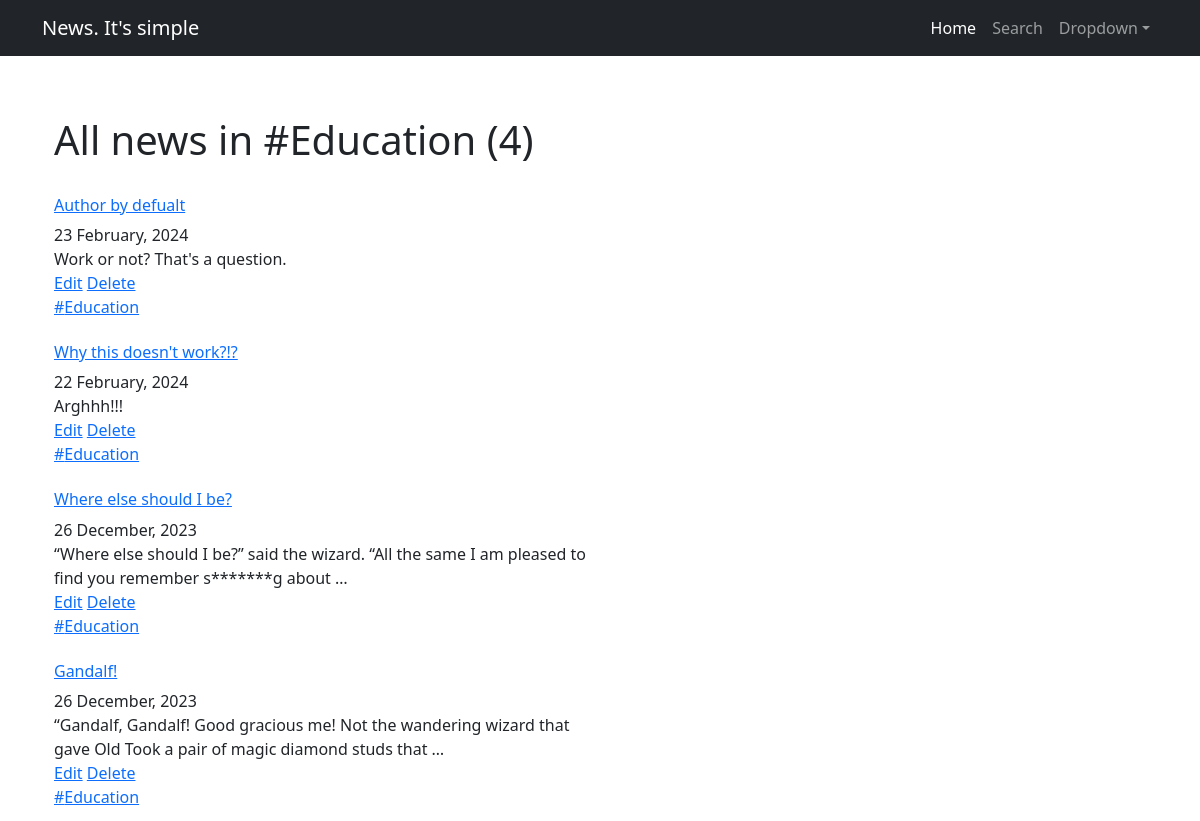
The page /news/category/1 on the database as committed earlier.
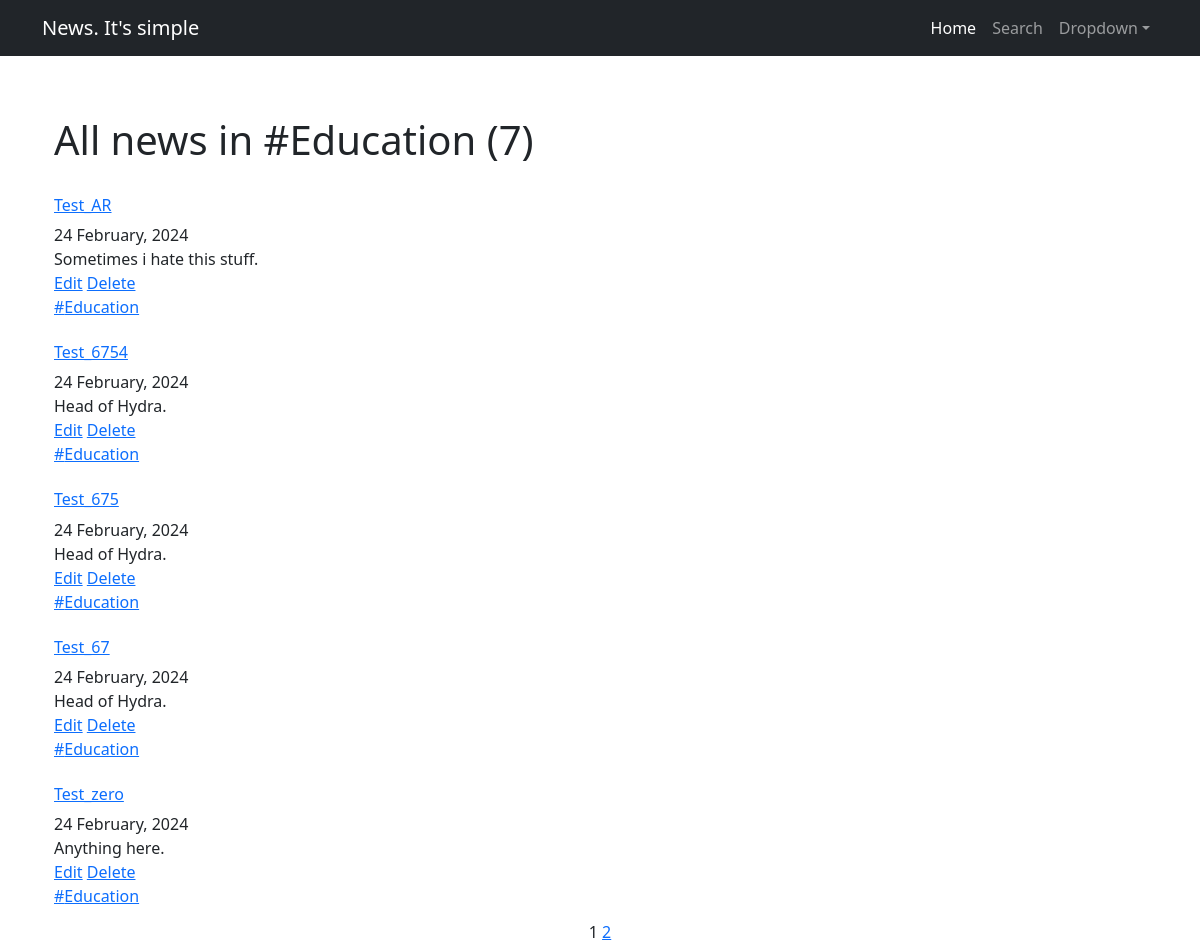
The same page on the database as committed later.
### news/models.py (models this page shows, shortened)
class Category(models.Model):
    name = models.CharField(max_length=50, unique=True)
    subscribers = models.ManyToManyField(User, blank=True, null=True, related_name='categories')
    def __str__(self):
        return self.name.title()

class Post(models.Model):
    article = 'AR'
    news = 'NE'
    SIZE = [
        (article, 'Article'),
        (news, 'News')
    ]
    author = models.ForeignKey(Author, on_delete=models.CASCADE)
    size = models.CharField(max_length=2,
                            choices=SIZE,
                            default=news)
    pub_date = models.DateTimeField(auto_now_add=True)
    category = models.ManyToManyField(Category, through='PostCategory')
    headline = models.CharField(max_length=60)
    content = models.TextField()
    rating = models.IntegerField(default=0)
    def __str__(self):
        return f'{self.headline}: {self.content[:40]}'

### news/views.py (the view)
# urls.py: path('category/<int:pk>', CategoryListView.as_view(), name='category_news'),
class CategoryListView(PostsListView):
    model = Post
    template_name = 'news/category_list.html'
    context_object_name = 'category_news'
    def get_queryset(self):
        self.category = get_object_or_404(Category, id=self.kwargs['pk'])
        queryset = Post.objects.filter(category=self.category).order_by('-pub_date')
        pprint(queryset)
        return queryset
    def get_context_data(self, **kwargs):
        context = super().get_context_data(**kwargs)
        context['is_not_subscriber'] = self.request.user not in self.category.subscribers.all()
        context['category'] = self.category
        pprint(context)
        return context

### news/templatetags/custom_filters.py (called while the page is built)
@register.filter()
def censor(value):
    try:
        censored_text = ''
        for word in value.split():
            if word.strip('.,:;!?').lower() in SWEAR_WORDS:
                censored_text += word[0] + '*' * len(word[1:-1]) + word[-1] + ' '
            else:
                censored_text += word + ' '
        return censored_text
    except AttributeError as e:
        return f'{e} (string only)'

### templates/news/category_list.html (shortened to what this page needs)
{% extends 'flatpages/default.html' %}
{% load custom_filters %}
{% block content %}
    <h1 class="space-h">All news in #{{ category }} ({{ paginator.count }})</h1>
    {% if category_news %}
        {% for single in category_news %}
            <div class="space-12">
                <a href="{% url 'single_detail' single.id %}"><h6>{{ single.headline|censor }}</h6></a>
                {{ single.pub_date|date:'d F, Y' }}<br>
                {{ single.content|truncatewords:20|censor }}<br>
                {% if single.size == "AR" %}
                    <a href="{% url 'articles_update' single.id %}">Edit</a>
                    <a href="{% url 'articles_delete' single.id %}">Delete</a>
                {% else %}
                    <a href="{% url 'news_update' single.id %}">Edit</a>
                    <a href="{% url 'news_delete' single.id %}">Delete</a>
                {% endif %}<br>
                {% for category in single.category.all %}
                    <a href="{% url 'category_news' category.id %}">#{{ category }}</a>
                {% endfor %}
            </div>
        {% endfor %}
    {% else %}
        <h4>Why is there no news here?</h4>
    {% endif %}
    {% if is_paginated %}
        {% for num in page_obj.paginator.page_range %}
            {% if page_obj.number == num %}
                <a>{{ num }}</a>
            {% elif num > page_obj.number|add:'-2' and num < page_obj.number|add:'3' %}
                <a href="?page={{ num }}&{{ params }}">{{ num }}</a>
            {% endif %}
        {% endfor %}
    {% endif %}
{% endblock content %}

### templates/flatpages/default.html (shortened to what this page needs)
<!DOCTYPE html>
<html lang="en">
    <head>
        {% load static %}
        <link href="{% static 'css/styles.css' %}" rel="stylesheet" />
        <link href="{% static 'css/custom.css' %}" rel="stylesheet" />
    </head>
    <body>
        <nav class="navbar navbar-expand-lg navbar-dark bg-dark">
            <div class="container">
                <a class="navbar-brand" href="#">News. It's simple</a>
                <div class="collapse navbar-collapse" id="navbarSupportedContent">
                    <ul class="navbar-nav ms-auto mb-2 mb-lg-0">
                        <li class="nav-item"><a class="nav-link active" aria-current="page" href="/news/">Home</a></li>
                        <li class="nav-item"><a class="nav-link" href="{% url 'news_search' %}">Search</a></li>
                        <li class="nav-item dropdown">
                            <a class="nav-link dropdown-toggle" id="navbarDropdown" href="#" role="button" data-bs-toggle="dropdown" aria-expanded="false">Dropdown</a>
                        </li>
                    </ul>
                </div>
            </div>
        </nav>
        <div class="container">
            <div class="text-center mt-5">
                {% block content %}{% endblock content %}
            </div>
        </div>
    </body>
</html>

### static/css/custom.css (style rules this page uses)
.space-12 { text-align: left; width: 50%; padding: 12px; -moz-box-sizing: border-box; -webkit-box-sizing: border-box; box-sizing: border-box; }
.space-h { text-align:left; padding:12px; }

Rows that differ between the two databases and show on the page:
removed Post: headline|censor "Author by defualt", pub_date "23 February, 2024", content|censor "Work or not? That's a question.", size "Edit", Category (name "Education")
removed Post: headline|censor "Why this doesn't work?!?", pub_date "22 February, 2024", content|censor "Arghhh!!!", size "Edit", Category (name "Education")
no longer on this page (row unchanged): Post: headline|censor "Where else should I be?", pub_date "26 December, 2023", content|censor "“Where else should I be?” said the wizard. “All the same I am pleased to find you remember s*******g about …", size "Edit", Category (name "Education")
no longer on this page (row unchanged): Post: headline|censor "Gandalf!", pub_date "26 December, 2023", content|censor "“Gandalf, Gandalf! Good gracious me! Not the wandering wizard that gave Old Took a pair of magic diamond studs that …", size "Edit", Category (name "Education")
added Post: headline|censor "Test_AR", pub_date "24 February, 2024", content|censor "Sometimes i hate this stuff.", size "Edit", Category (name "Education")
added Post: headline|censor "Test_6754", pub_date "24 February, 2024", content|censor "Head of Hydra.", size "Edit", Category (name "Education")
added Post: headline|censor "Test_675", pub_date "24 February, 2024", content|censor "Head of Hydra.", size "Edit", Category (name "Education")
added Post: headline|censor "Test_67", pub_date "24 February, 2024", content|censor "Head of Hydra.", size "Edit", Category (name "Education")
added Post: headline|censor "Test_zero", pub_date "24 February, 2024", content|censor "Anything here.", size "Edit", Category (name "Education")
Other text that changed with them:
{{ paginator.count }}: "4" → "7"
new list line: "1"
new list line: "2"
